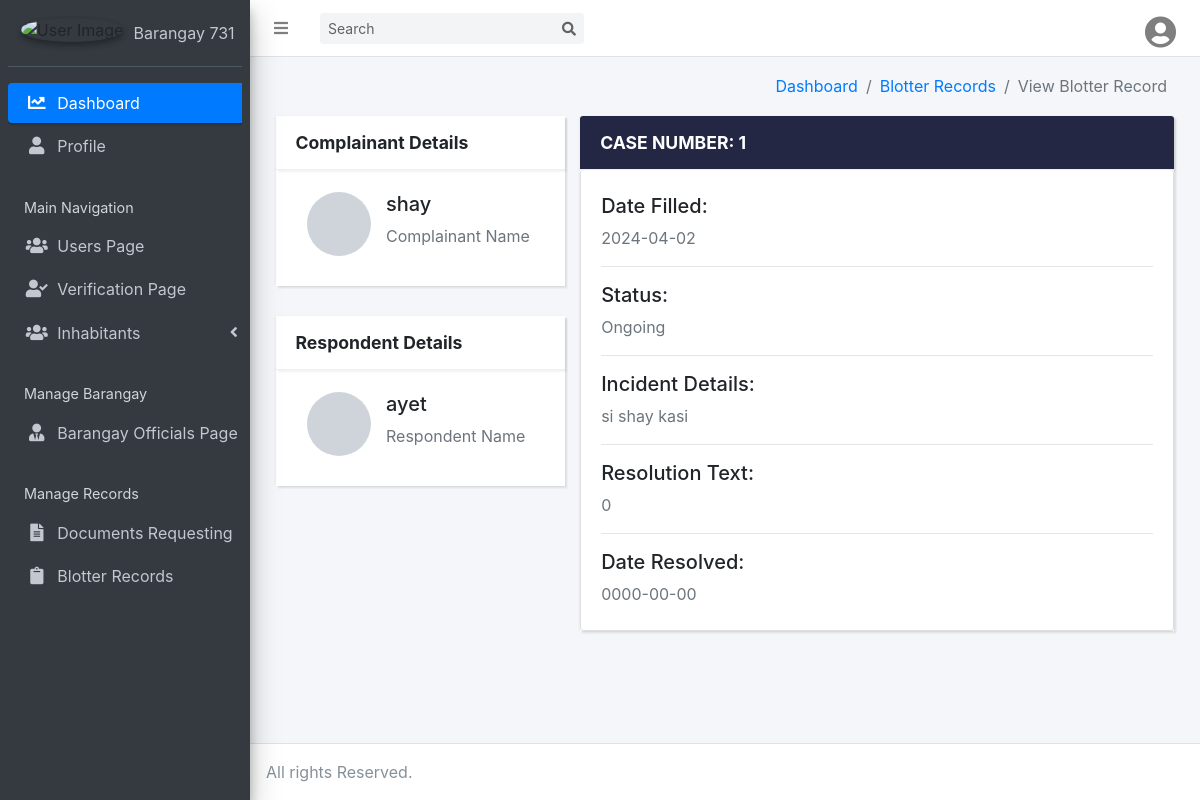
The app's page /subcontents/viewDetailedBlotterRecord.php?id=1 with its own data.
### tables this page shows
CREATE TABLE `blotterrecords_tbl` (
  `BlotterID` int(11) NOT NULL,
  `CaseNumber` varchar(50) DEFAULT NULL,
  `DateFiled` date DEFAULT NULL,
  `ComplainantName` varchar(100) DEFAULT NULL,
  `RespondentName` varchar(100) DEFAULT NULL,
  `IncidentDetails` varchar(255) DEFAULT NULL,
  `StatusID` int(11) DEFAULT NULL,
  `ResolutionText` varchar(255) DEFAULT NULL,
  `InvestigatingOfficer` varchar(100) DEFAULT NULL,
  `DateResolved` date DEFAULT NULL
);

CREATE TABLE `blotterstatus_tbl` (
  `StatusID` int(11) NOT NULL,
  `StatusName` varchar(50) NOT NULL
);

### subcontents/viewDetailedBlotterRecord.php (the view, shortened to what this page needs)
<?php
require '../includes/dbhandler.inc.php';
if(isset($_GET['id'])) {
  $blotterRecordID = mysqli_real_escape_string($conn, $_GET['id']);
  $sql = "SELECT br.*, bs.StatusName
  FROM BlotterRecords_tbl br
  JOIN BlotterStatus_tbl bs ON br.StatusID = bs.StatusID
  WHERE br.BlotterID = '$blotterRecordID'";
  $result = $conn->query($sql);
  if ($result->num_rows > 0) {
    $row = $result->fetch_assoc();
    ?>
    <!DOCTYPE html>
    <html>
    <head>
      <link rel="stylesheet" href="../adminfiles/plugins/fontawesome-free/css/all.min.css">
      <link rel="stylesheet" href="https://code.ionicframework.com/ionicons/2.0.1/css/ionicons.min.css">
      <link rel="stylesheet" href="../adminfiles/dist/css/adminlte.min.css">
      <link rel="stylesheet" href="../adminfiles/plugins/overlayScrollbars/css/OverlayScrollbars.min.css">
      <link rel="stylesheet" type="text/css" href="https://cdn.datatables.net/2.0.3/css/dataTables.bootstrap4.min.css">
      <link rel="stylesheet" href="../adminfiles/dist/css/ogcss.css">
    </head>
    <body class="hold-transition sidebar-mini">
      <div class="wrapper">
        <nav class="main-header navbar navbar-expand navbar-white navbar-light">
          <ul class="navbar-nav">
            <li class="nav-item">
              <a class="nav-link" data-widget="pushmenu" href="#"><i class="fas fa-bars"></i></a>
            </li>
          </ul>
          <form class="form-inline ml-3">
            <div class="input-group input-group-sm">
              <input class="form-control form-control-navbar" type="search" placeholder="Search" aria-label="Search">
              <div class="input-group-append">
                <button class="btn btn-navbar" type="submit">
                  <i class="fas fa-search"></i>
                </button>
              </div>
            </div>
          </form>
          <ul class="navbar-nav ml-auto">
        <li class="nav-item dropdown">
          <a class="nav-link" data-toggle="dropdown" href="#">
            <i class="fas fa-user-circle fa-2x"></i>
          </a>
        </li>
      </ul>
    </nav>
    <aside class="main-sidebar sidebar-dark-primary elevation-4">
      <div class="sidebar">
        <div class="user-panel mt-3 pb-3 mb-3 d-flex">
          <div class="image">
            <img src="../builtimages/left_logo.png" class="img-circle elevation-2" alt="User Image">
          </div>
          <div class="info">
            <a href="#" class="d-block">Barangay 731</a>
          </div>
        </div>
        <nav class="mt-2">
          <ul class="nav nav-pills nav-sidebar flex-column" data-widget="treeview" role="menu" data-accordion="false">
            <li class="nav-item has-treeview menu-open">
              <a href="../AdminDashboard.php" class="nav-link active">
                <i class="fas fa-chart-line nav-icon"></i>
                <p>Dashboard</p>
              </a>
            </li>
            <li class="nav-item">
              <a href="../adminProfile.php" class="nav-link">
                <i class="fas fa-user nav-icon"></i>
                <p>Profile</p>
              </a>
            </li>
            <li class="nav-header">Main Navigation</li>
            <li class="nav-item">
              <a href="../UsersList.php" class="nav-link">
                <i class="fas fa-users nav-icon"></i>
                <p>Users Page</p>
              </a>
            </li>
            <li class="nav-item">
              <a href="../VerificationPage.php" class="nav-link">
                <i class="fas fa-user-check nav-icon"></i>
                <p>Verification Page</p>
              </a>
            </li>
            <li class="nav-item has-treeview">
              <a href="#" class="nav-link">
                <i class="fas fa-users nav-icon"></i>
                <p>
                  Inhabitants
                  <i class="fas fa-angle-left right"></i>
                </p>
              </a>
            </li>
            <li class="nav-header">Manage Barangay</li>
            <li class="nav-item">
              <a href="../barangayOfficials.php" class="nav-link">
                <i class="fas fa-user-tie nav-icon"></i>
                <p>Barangay Officials Page</p>
              </a>
            </li>
            <li class="nav-header">Manage Records</li>
            <li class="nav-item">
              <a href="../viewRequests.php" class="nav-link">
                <i class="fas fa-file-alt nav-icon"></i>
                <p>Documents Requesting</p>
              </a>
            </li>
            <li class="nav-item">
              <a href="../viewBlotterRecords.php" class="nav-link">
                <i class="fas fa-clipboard nav-icon"></i>
                <p>Blotter Records</p>
              </a>
            </li>
          </ul>
        </nav>
      </div>
    </aside>
    <div class="content-wrapper">
      <section class="content-header">
        <div class="container-fluid">
          <div class="row">
            <div class="col-sm-6">
            </div>
            <div class="col-sm-6">
              <ol class="breadcrumb float-sm-right">
                <li class="breadcrumb-item"><a href="../AdminDashboard.php">Dashboard</a></li>
                <li class="breadcrumb-item"><a href="../viewBlotterRecords.php">Blotter Records</a></li>
                <li class="breadcrumb-item active">View Blotter Record</li>
              </ol>
            </div>
          </div>
        </div>
      </section>
      <section class="content">
        <div class="row">
          <div class="col-md-4">
            <div class="card">
              <div class="card-header">
                <h3 class="card-title"><strong>Complainant Details</strong></h3>
              </div>
              <div class="card-body">
                <div class="row mb-2">
                  <div class="col-auto d-flex align-items-center"><span style="background-image: url(../builtimages/left_logo.png)" class="avatar avatar-lg"></span></div>
                  <div class="col">
                    <div class="form-group">
                     <div class="media-body">
                      <div class="media-heading mt-2">
                        <h5><?php echo $row['ComplainantName']; ?></h5>
                      </div>
                      <div class="text-muted text-small">Complainant Name</div>
                    </div>
                  </div>
                </div>
                </div>
              </div>
            </div>
            <div class="card">
              <div class="card-header">
                <h3 class="card-title"><strong>Respondent Details</strong></h3>
              </div>
              <div class="card-body">
                <div class="row mb-2">
                  <div class="col-auto d-flex align-items-center"><span style="background-image: url(../builtimages/left_logo.png)" class="avatar avatar-lg"></span></div>
                  <div class="col">
                    <div class="form-group">
                     <div class="media-body">
                      <div class="media-heading mt-2">
                        <h5><?php echo $row['RespondentName']; ?></h5>
                      </div>
                      <div class="text-muted text-small">Respondent Name</div>
                    </div>
                  </div>
                </div>
              </div>
            </div>
          </div>
        </div>
        <div class="col-md-8">
          <div class="card card-info">
            <div class="card-header">
              <h3 class="card-title"><strong>CASE NUMBER: <?php echo $row['CaseNumber']; ?></strong></h3>
            </div>
            <div class="list-group card-list-group">
              <div class="list-group-item py-4">
                <div class="media-body">
                  <div class="media-heading">
                    <h5>Date Filled:</h5>
                  </div>
                  <div class="text-muted text-small"><?php echo $row['DateFiled']; ?></div>
                  <hr>
                  <div class="media-heading">
                    <h5>Status:</h5>
                  </div>
                  <div class="text-muted text-small"><?php echo $row['StatusName']; ?></div>
                  <hr>
                  <div class="media-heading">
                    <h5>Incident Details:</h5>
                  </div>
                  <div class="text-muted text-small"><?php echo $row['IncidentDetails']; ?></div>
                  <hr>
                  <div class="media-heading">
                    <h5>Resolution Text:</h5>
                  </div>
                  <div class="text-muted text-small"><?php echo $row['ResolutionText']; ?></div>
                  <hr>
                  <div class="media-heading">
                    <h5>Date Resolved:</h5>
                  </div>
                  <div class="text-muted text-small"><?php echo $row['DateResolved']; ?></div>
                </div>
              </div>
            </div>
          </div>
        </div>
      </section>
    </div>
    <footer class="main-footer no-print">
      All rights Reserved.
    </footer>
  </div>
</body>
</html>
<?php
} else {
  echo "No record found with ID: $blotterRecordID";
}
} else {
  echo "No ID parameter provided in the URL";
}
?>

### subcontents/viewDetailedBlotterRecord.php (style rules this page uses)
.card-info:not(.card-outline) .card-header { background-color: #232743; }
.row { margin-left: 10px; margin-right: 10px; }
.card { background-color: #fff; border: 0 solid #eee; border-radius: 0; }
.card { margin-bottom: 30px; -webkit-box-shadow: 2px 2px 2px rgba(0,0,0,0.1), -1px 0 2px rgba(0,0,0,0.05); box-shadow: 2px 2px 2px rgba(0,0,0,0.1), -1px 0 2px rgba(0,0,0,0.05); }
.avatar { width: 2rem; height: 2rem; line-height: 2rem; border-radius: 50%; display: inline-block; background: #ced4da no-repeat center/cover; position: relative; text-align: center; color: #868e96; font-weight: 600; vertical-align: bottom }
.avatar.avatar-lg { width: 4rem; height: 4rem }
.card-header:first-child { border-radius: 0 0 0 0; }
.card-header:first-child { border-radius: calc(.25rem - 1px) calc(.25rem - 1px) 0 0; }
.card-header { padding: 1rem 1.25rem; background-color: #fff; border-bottom: 1px solid #eee; }
.card-header { -webkit-box-shadow: 2px 2px 2px rgba(0,0,0,0.05); box-shadow: 2px 2px 2px rgba(0,0,0,0.05); }

### records on screen
blotterrecords_tbl: ComplainantName "shay", RespondentName "ayet", CaseNumber "1", DateFiled "2024-04-02", StatusID.StatusName "Ongoing", IncidentDetails "si shay kasi", ResolutionText "0", DateResolved "0000-00-00"
